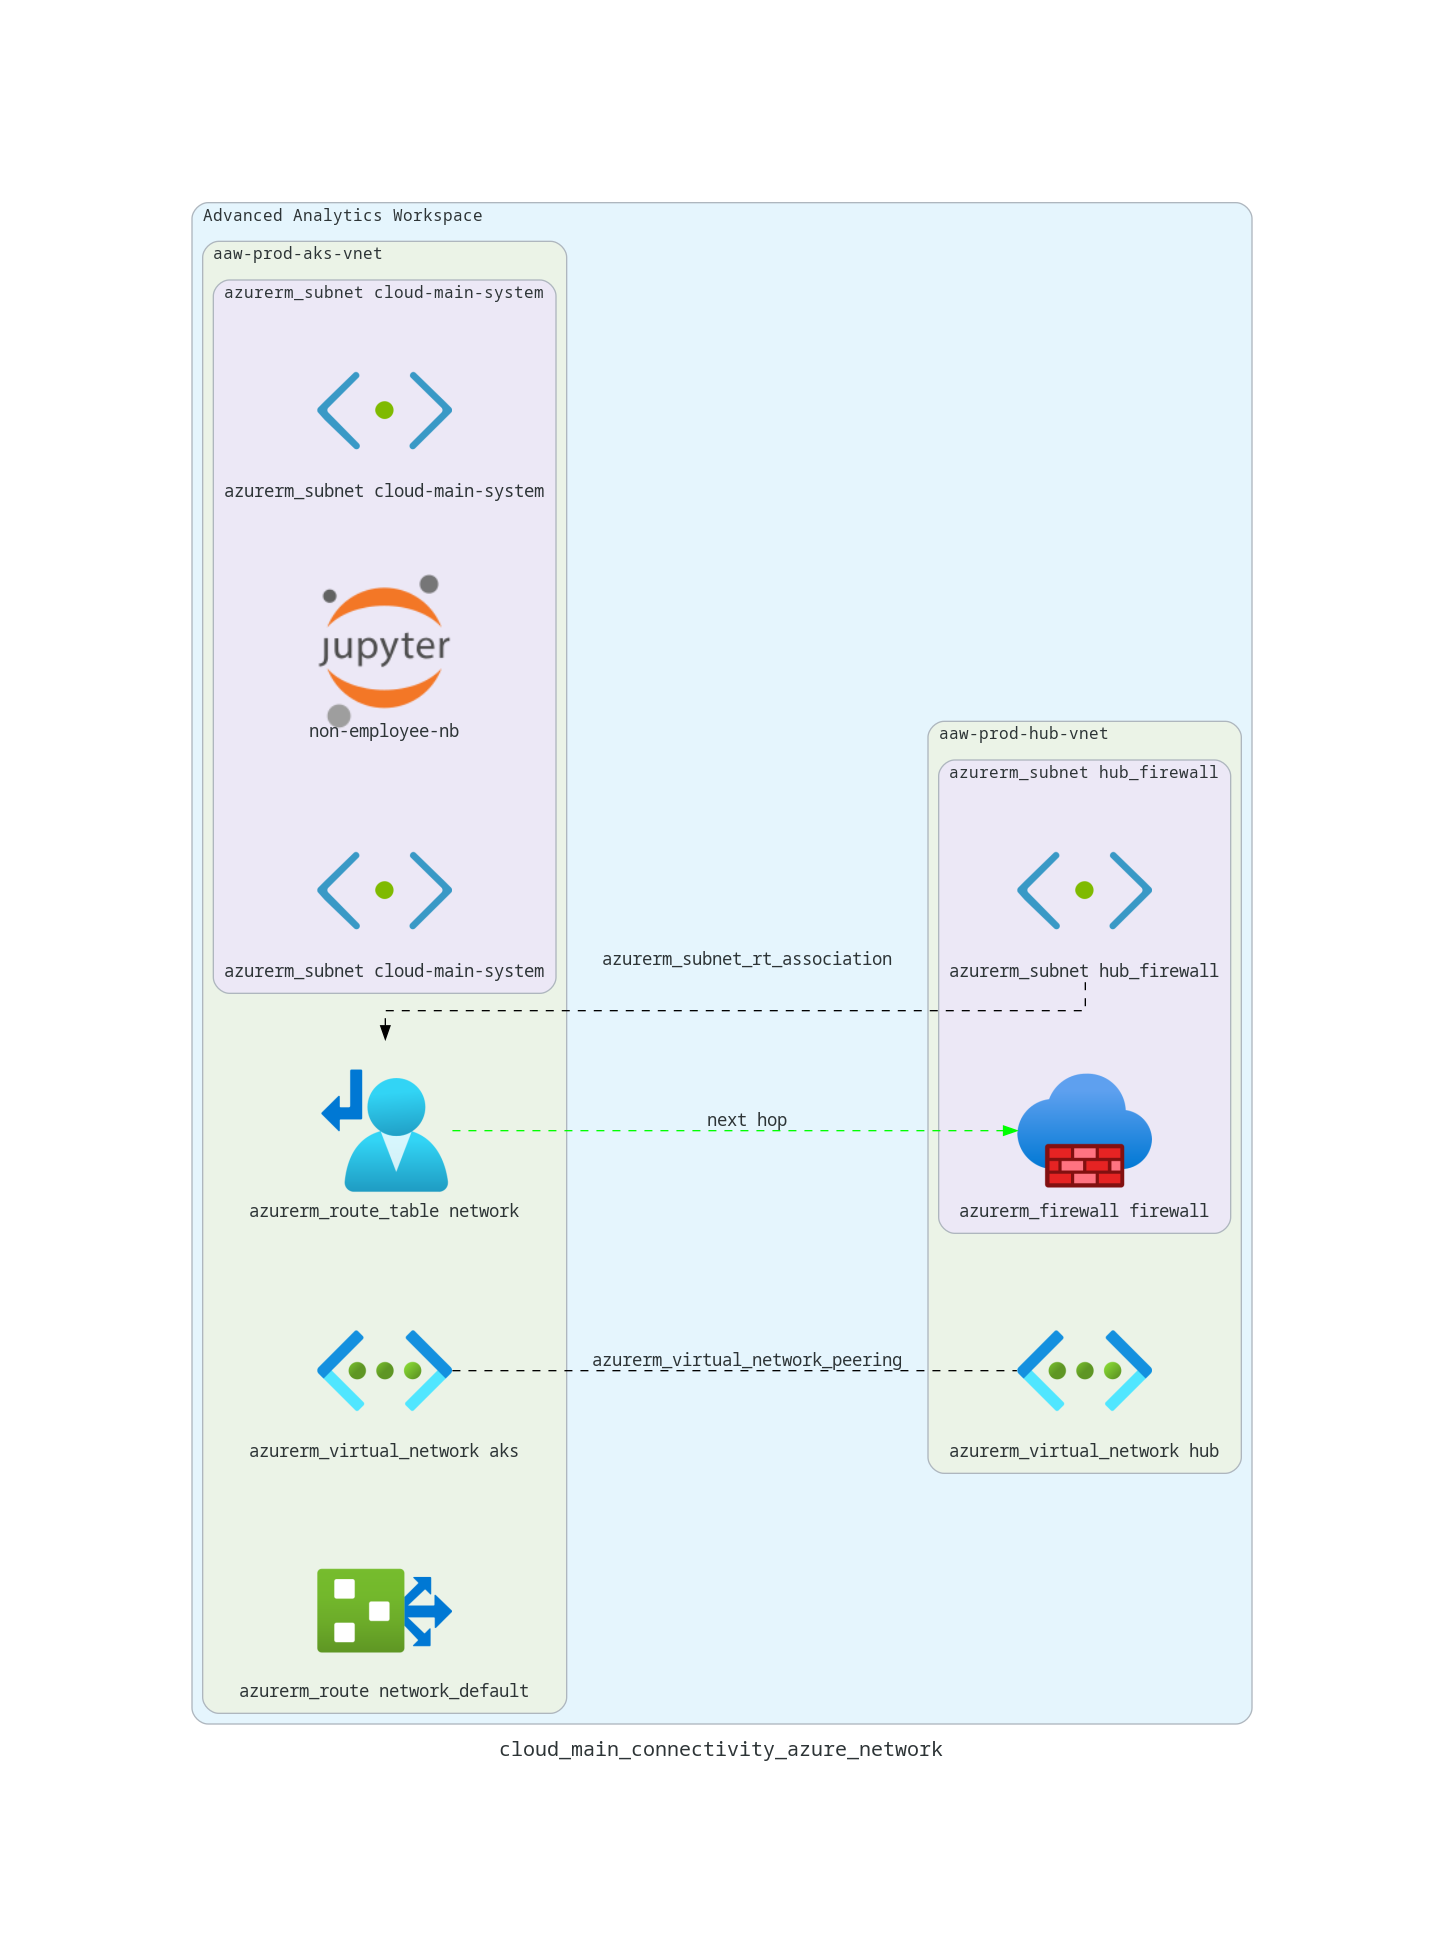

This figure's Python source:
import os
import profile

from diagrams import Cluster, Diagram, Edge

from diagrams.custom import Custom

from diagrams.azure.network import Firewall
from diagrams.azure.network import RouteTables
from diagrams.azure.network import VirtualNetworks
from diagrams.azure.network import Subnets
from diagrams.azure.network import RouteFilters

def myself() -> str:
    f = os.path.basename(__file__)
    no_ext = ".".join(f.split(".")[:-1])
    return no_ext


with Diagram(myself(), show=False):
    with Cluster("Cloud Main"):
        pass
    with Cluster("Advanced Analytics Workspace"):
        with Cluster("aaw-prod-aks-vnet"):
            azure_aks_vnet = VirtualNetworks("azurerm_virtual_network aks")
            azure_aks_route_table = RouteTables("azurerm_route_table network")
            azure_aks_route_rule = RouteFilters("azurerm_route network_default")
            with Cluster("azurerm_subnet cloud-main-system"):
                azure_cloudmain_subnet = Subnets("azurerm_subnet cloud-main-system")
                non_stc_employee_nb = Custom("non-employee-nb", icon_path="icons/jupyter.png")
            with Cluster("azurerm_subnet cloud-main-system"):
                azure_cloudmain_subnet = Subnets("azurerm_subnet cloud-main-system")

        with Cluster("aaw-prod-hub-vnet"):
            azure_hub_vnet = VirtualNetworks("azurerm_virtual_network hub")
            with Cluster("azurerm_subnet hub_firewall"):
                azure_cloudmain_subnet = Subnets("azurerm_subnet hub_firewall")
                azure_hub_firewall = Firewall("azurerm_firewall firewall")


    # There is a network peering between aks vnet and aaw-hub vnet
    azure_aks_vnet - Edge(style="dashed", color="black", label="azurerm_virtual_network_peering") - azure_hub_vnet

    # There is a route table assocaition between the cloud-main-system subnet and the
    # network route table in the aaw-prod-aks-vnet
    azure_cloudmain_subnet >> Edge(style="dashed", color="black", label="azurerm_subnet_rt_association") >> azure_aks_route_table

    # The aaw-prod-aks-vnet route table has a route allowing
    # The route table in the aaw-prod-aks-vnet routes all outgoing traffic to the AAW hub firewall
    azure_aks_route_table >> Edge(style="dashed", color="green", label="next hop") >> azure_hub_firewall
